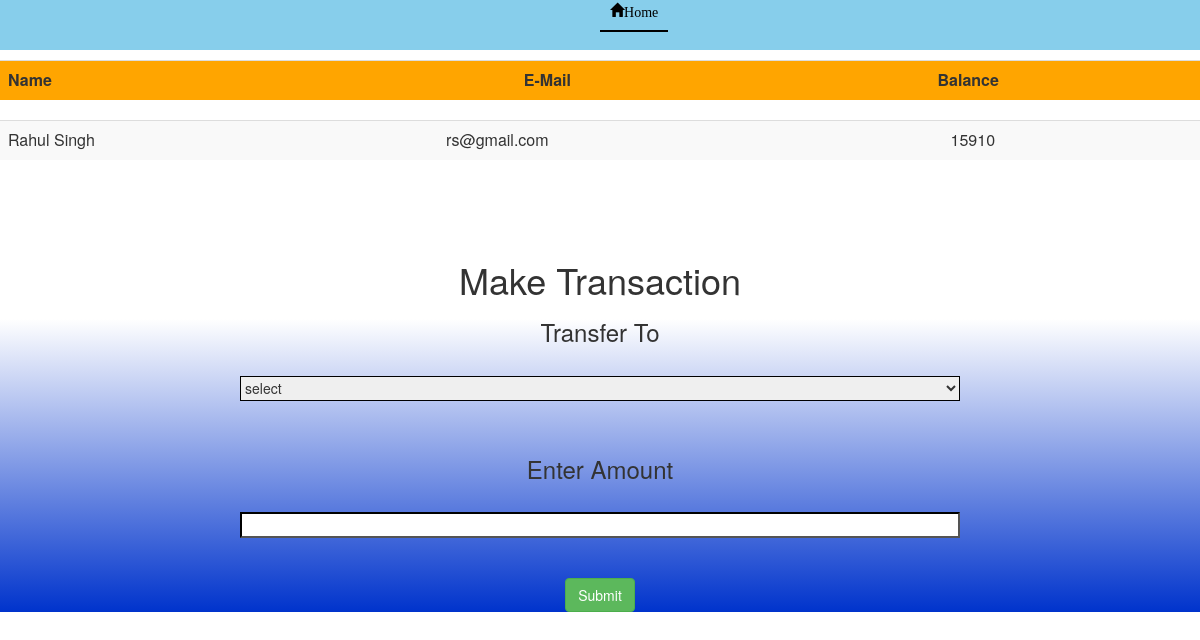
/operation.php?id=1, run on the app's committed database.
### tables this page shows
CREATE TABLE IF NOT EXISTS `customer` (
  `id` int(100) NOT NULL AUTO_INCREMENT,
  `name` varchar(100) NOT NULL,
  `email` varchar(100) NOT NULL,
  `current_balance` bigint(20) NOT NULL,
  PRIMARY KEY (`id`)
);

### operation.php (the view, shortened to what this page needs)
<html>
    <head>
        <link rel="stylesheet" href="https://maxcdn.bootstrapcdn.com/bootstrap/3.4.1/css/bootstrap.min.css">
    </head>
<body>
    <nav class="navbar  navbar-fixed-top" style="background-color: skyblue;">
        <div>
            <a href="index.php" style="color:black;border-bottom:2px black solid; margin-left: 50%;padding:10px;"><span class="glyphicon glyphicon-home">Home</span></a>
        </div>
    </nav><br><br><br>
<?php
$con= mysqli_connect('localhost', 'root', '', 'banking_system');
$select="SELECT * FROM customer WHERE id='".$_GET['id']."'";
$result=mysqli_query($con,$select);
$row=mysqli_fetch_array($result);
echo "<table class='table' style='text-align:center;background-color:orange;'><tr><th>Name</th><th style='text-align:center;'>E-Mail</th><th style='text-align:center;'>Balance</th></tr></table>";
echo "<table class='table table-striped'><tr><td>".$row['name']."</td><td>".$row['email']."</td><td>".$row['current_balance']."</td></tr></table>";
?>
    <br><br><br><div class="section" style="text-align:center;"><h1>Make Transaction</h1></div>
    <?php
echo "<form method='post' action='' style='text-align:center;background: linear-gradient(to bottom, #ffffff 0%, #0033cc 100%);'><h3>Transfer To</h3><br><div class='form-group' ><select name='to' style='width:60%;height:25px;border-color:black;' required>";
echo "<option value='' selected disabled hidden>select</option>";
echo '</select></div><br>';
echo "<h3>Enter Amount</h3><br>";
echo "<input type='number' name='amt' style='width:60%; border-color:black;' required></br></br></br>";
echo "<button style='' class='btn btn-success' name='submit'>Submit</button></form>";
    ?>
</body>
</html>

### data on the page
customer: name "Rahul Singh", email "rs@gmail.com", current_balance "15910"
